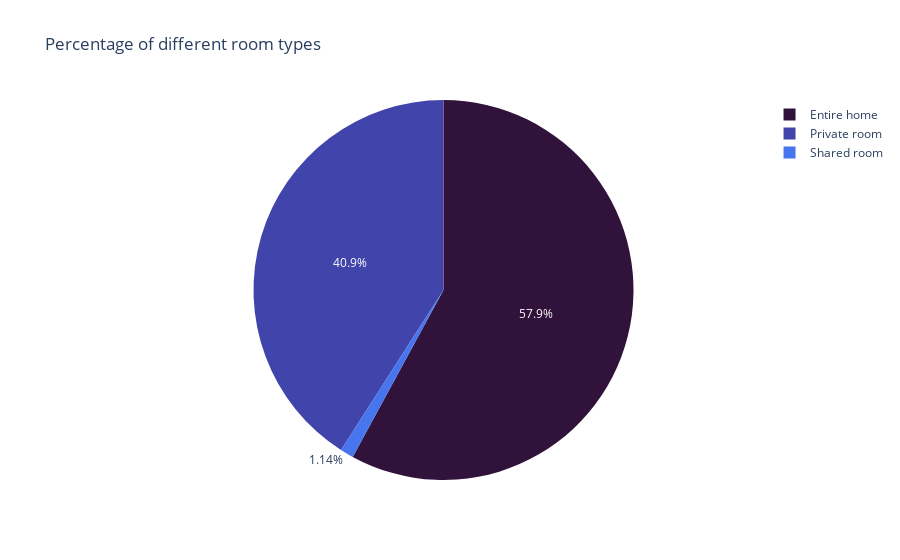

Source (notebook cell):
### Code cell
fig = px.pie(perc_room_type, names = 'labels', values='room_type', 
             title='Percentage of different room types',
            color_discrete_sequence = px.colors.sequential.Turbo)
fig.show()
plt.savefig('percentage_room_types.png', bbox_inches='tight', pad_inches=0)

### Figure 1 — Plotly figure (JSON) as saved in the notebook; plotly's stock layout.template omitted (floating-point values rounded to 4 significant figures)
{"data": [{"domain": {"x": [0, 1], "y": [0, 1]}, "hovertemplate": "labels=%{label}<br>room_type=%{value}<extra></extra>", "labels": ["Entire home", "Private room", "Shared room"], "legendgroup": "", "name": "", "showlegend": true, "type": "pie", "values": [57.93, 40.93, 1.14]}], "layout": {"legend": {"tracegroupgap": 0}, "piecolorway": ["#30123b", "#4145ab", "#4675ed", "#39a2fc", "#1bcfd4", "#24eca6", "#61fc6c", "#a4fc3b", "#d1e834", "#f3c63a", "#fe9b2d", "#f36315", "#d93806", "#b11901", "#7a0402"], "title": {"text": "Percentage of different room types"}}}
